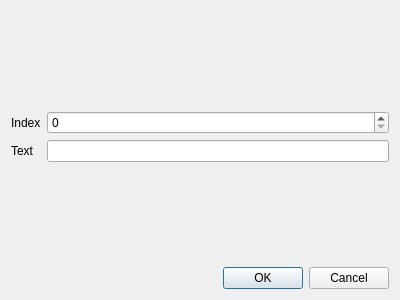
<?xml version="1.0" encoding="UTF-8"?>
<ui version="4.0">
 <class>InsertElementDialog</class>
 <widget class="QDialog" name="InsertElementDialog">
  <property name="geometry">
   <rect>
    <x>0</x>
    <y>0</y>
    <width>400</width>
    <height>300</height>
   </rect>
  </property>
  <property name="windowTitle">
   <string>Insert Element</string>
  </property>
  <layout class="QVBoxLayout" name="verticalLayout">
   <item>
    <layout class="QFormLayout" name="formLayout">
     <property name="fieldGrowthPolicy">
      <enum>QFormLayout::AllNonFixedFieldsGrow</enum>
     </property>
     <property name="rowWrapPolicy">
      <enum>QFormLayout::DontWrapRows</enum>
     </property>
     <item row="0" column="1">
      <spacer name="verticalSpacer">
       <property name="orientation">
        <enum>Qt::Vertical</enum>
       </property>
       <property name="sizeHint" stdset="0">
        <size>
         <width>20</width>
         <height>40</height>
        </size>
       </property>
      </spacer>
     </item>
     <item row="1" column="0">
      <widget class="QLabel" name="label">
       <property name="text">
        <string>Index</string>
       </property>
      </widget>
     </item>
     <item row="1" column="1">
      <widget class="QSpinBox" name="spinBox"/>
     </item>
     <item row="2" column="0">
      <widget class="QLabel" name="label_2">
       <property name="text">
        <string>Text</string>
       </property>
      </widget>
     </item>
     <item row="2" column="1">
      <widget class="QLineEdit" name="lineEdit"/>
     </item>
     <item row="3" column="1">
      <spacer name="verticalSpacer_2">
       <property name="orientation">
        <enum>Qt::Vertical</enum>
       </property>
       <property name="sizeHint" stdset="0">
        <size>
         <width>20</width>
         <height>40</height>
        </size>
       </property>
      </spacer>
     </item>
    </layout>
   </item>
   <item>
    <widget class="QDialogButtonBox" name="buttonBox">
     <property name="orientation">
      <enum>Qt::Horizontal</enum>
     </property>
     <property name="standardButtons">
      <set>QDialogButtonBox::Cancel|QDialogButtonBox::Ok</set>
     </property>
    </widget>
   </item>
  </layout>
 </widget>
 <resources/>
 <connections>
  <connection>
   <sender>buttonBox</sender>
   <signal>accepted()</signal>
   <receiver>InsertElementDialog</receiver>
   <slot>accept()</slot>
   <hints>
    <hint type="sourcelabel">
     <x>248</x>
     <y>254</y>
    </hint>
    <hint type="destinationlabel">
     <x>157</x>
     <y>274</y>
    </hint>
   </hints>
  </connection>
  <connection>
   <sender>buttonBox</sender>
   <signal>rejected()</signal>
   <receiver>InsertElementDialog</receiver>
   <slot>reject()</slot>
   <hints>
    <hint type="sourcelabel">
     <x>316</x>
     <y>260</y>
    </hint>
    <hint type="destinationlabel">
     <x>286</x>
     <y>274</y>
    </hint>
   </hints>
  </connection>
 </connections>
</ui>
